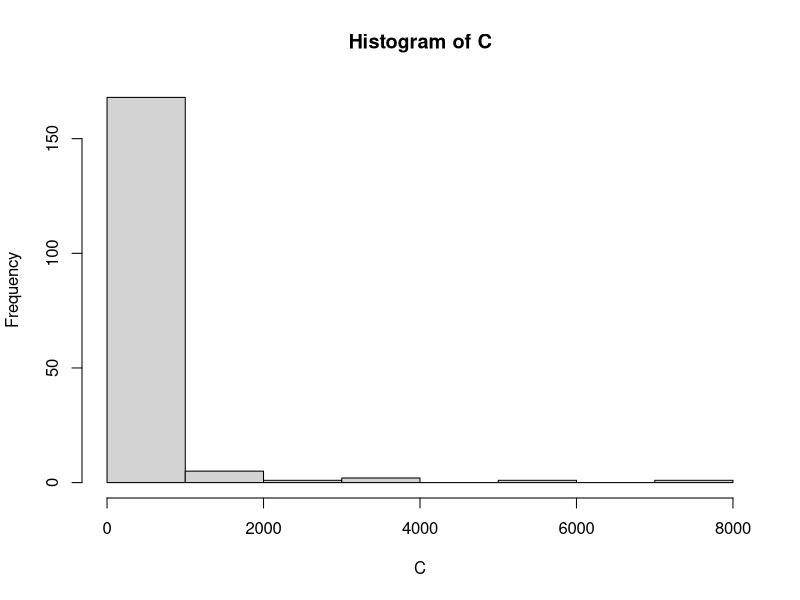
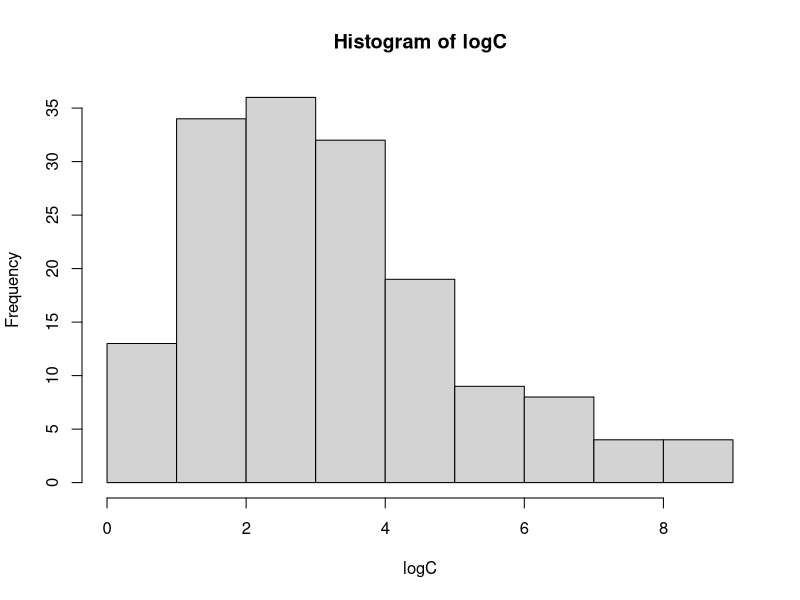
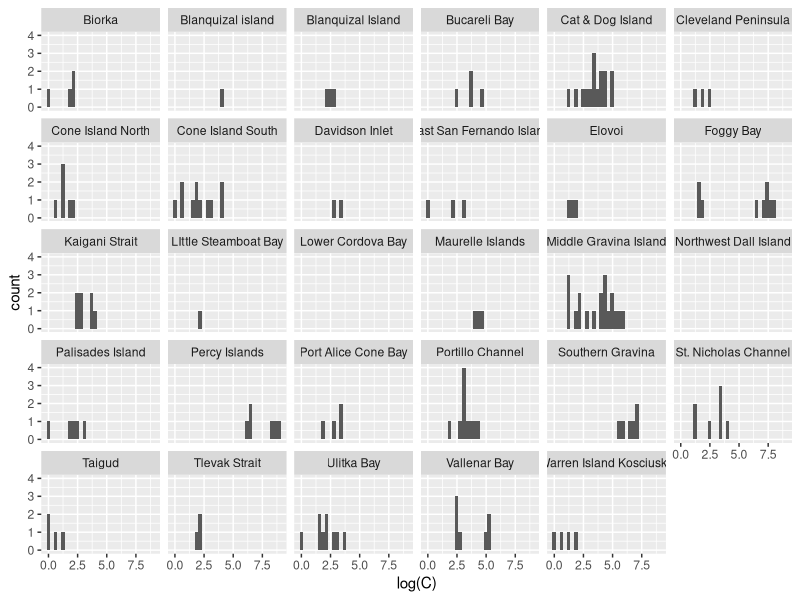

Reproduce these figures in R, in order.
## ---- chunk 1
knitr::opts_chunk$set(echo = TRUE)
## ---- chunk 2
cyst <- read.csv("Cysts.csv")
summary(cyst)
## ---- chunk 3
C <- cyst$Cysts
A <- cyst$Harvestarea

hist(C)
## ---- chunk 4
logC <- log(C)
hist(logC)
## ---- chunk 5
library(ggplot2)
c2 <- ggplot(cyst, aes(log(C))) + geom_histogram() + facet_wrap(~Harvestarea)
c2
